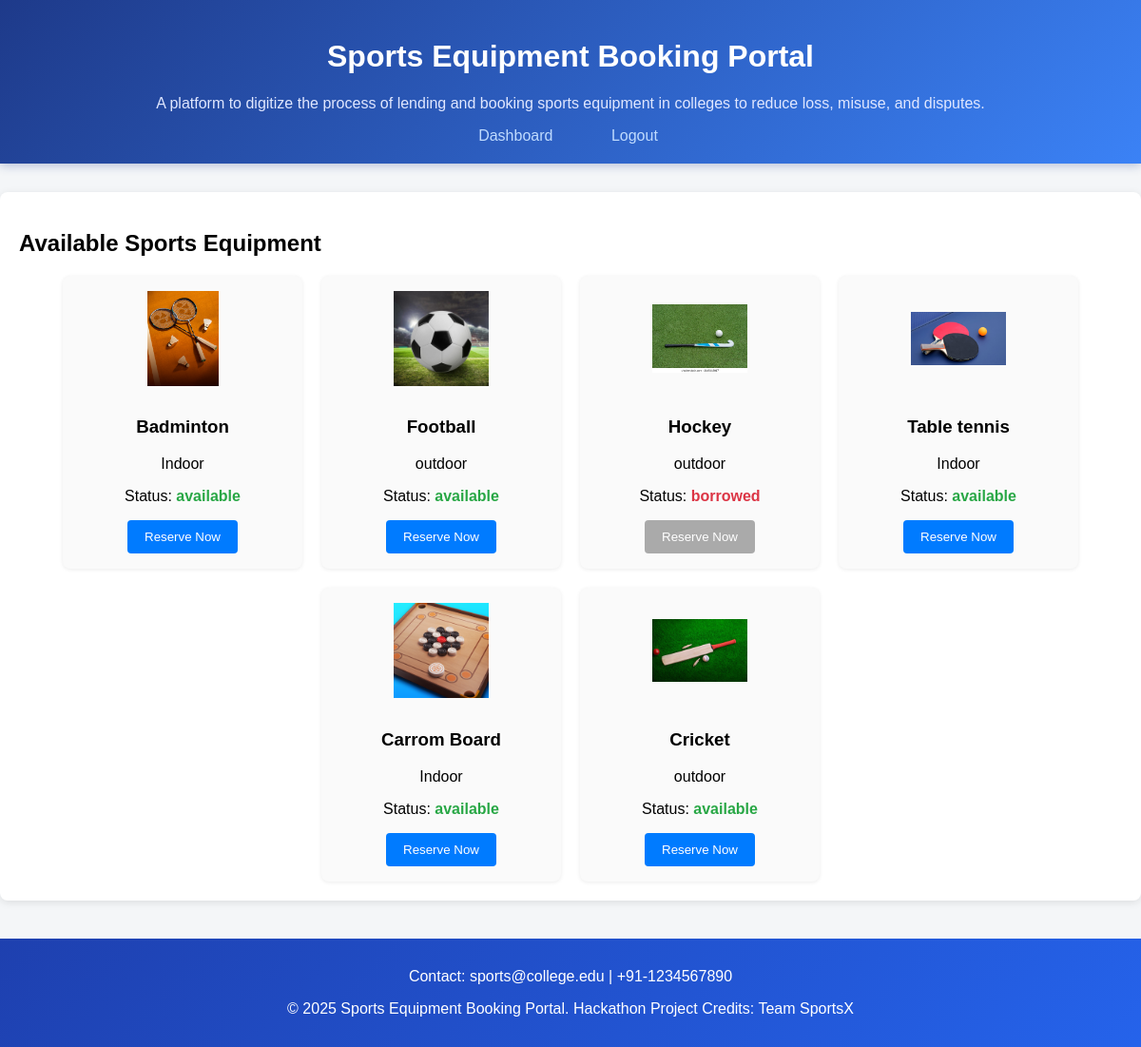
The app's page /student/search.php with its own data.
### tables this page shows
CREATE TABLE `equipment` (
  `id` int(11) NOT NULL,
  `name` varchar(100) NOT NULL,
  `sport_type` varchar(50) NOT NULL,
  `availability_status` enum('available','reserved','borrowed') NOT NULL DEFAULT 'available',
  `image_url` varchar(255) DEFAULT NULL
);

### student/search.php (the view, shortened to what this page needs)
<?php
require_once '../includes/db.php';
$equipments = $conn->query('SELECT * FROM equipment');
?>
<!DOCTYPE html>
<html>
<head>
    <link rel="stylesheet" href="../assets/css/style.css">
</head>
<body>
<header>
  <h1>Sports Equipment Booking Portal</h1>
  <p>A platform to digitize the process of lending and booking sports equipment in colleges to reduce loss, misuse, and disputes.</p>
  <nav>
    <a href="dashboard.php">Dashboard</a>
    <a href="/project/logout.php">Logout</a>
  </nav>
</header>
<div class="container">
    <h2>Available Sports Equipment</h2>
    <div class="grid">
        <?php while ($row = $equipments->fetch_assoc()): ?>
            <div class="card">
                <img src="../admin/images/<?= $row['image_url'] ?>" alt="<?= $row['name'] ?>" width="100">
                <h3><?= $row['name'] ?></h3>
                <p><?= $row['sport_type'] ?></p>
                <p>Status: <span id="status-<?= $row['id'] ?>" class="status-<?= $row['availability_status'] ?>"><?= $row['availability_status'] ?></span></p>
                <button class="btn reserve-btn" data-id="<?= $row['id'] ?>" data-name="<?= htmlspecialchars($row['name'], ENT_QUOTES) ?>" data-status="<?= $row['availability_status'] ?>" <?= $row['availability_status'] !== 'available' ? 'disabled' : '' ?>>Reserve Now</button>
            </div>
        <?php endwhile; ?>
    </div>
</div>
<?php include '../includes/footer.php'; ?>
</body>
</html>

### includes/footer.php
<footer>
  <p>Contact: sports@college.edu | +91-1234567890</p>
  <p>&copy; 2025 Sports Equipment Booking Portal. Hackathon Project Credits: Team SportsX</p>
</footer>

### assets/css/style.css (style rules this page uses)
body { font-family: Arial, sans-serif; margin: 0; padding: 0; background: #f4f6f8; }
header, footer { background: #222; color: #fff; padding: 20px; text-align: center; }
nav a { color: #fff; margin: 0 10px; text-decoration: none; }
.container { max-width: 1200px; margin: 30px auto; padding: 20px; background: #fff; border-radius: 8px; box-shadow: 0 2px 8px rgba(0,0,0,0.1); }
.grid { display: flex; flex-wrap: wrap; gap: 20px; justify-content: center; }
.card { background: #fafafa; border-radius: 8px; box-shadow: 0 1px 4px rgba(0,0,0,0.08); padding: 16px; width: 220px; text-align: center; transition: box-shadow 0.2s; }
.card img { width: 100px; height: 100px; object-fit: contain; margin-bottom: 10px; }
.btn { background: #007bff; color: #fff; border: none; padding: 10px 18px; border-radius: 4px; cursor: pointer; transition: background 0.2s; }

### student/search.php (style rules this page uses)
header { background: linear-gradient(135deg, #1e3a8a, #3b82f6) !important; color: white !important; padding: 20px; box-shadow: 0 2px 10px rgba(30, 58, 138, 0.3); }
header h1 { color: white !important; }
header p { color: #e0e7ff !important; }
header nav a { color: #bfdbfe !important; text-decoration: none; margin-right: 15px; padding: 8px 16px; border-radius: 4px; transition: background-color 0.3s; }
footer { background: linear-gradient(135deg, #1e40af, #2563eb) !important; color: white !important; padding: 15px; text-align: center; margin-top: 40px; }
.grid { display: flex; flex-wrap: wrap; gap: 20px; justify-content: center; }
.card { background: #fafafa; border-radius: 8px; box-shadow: 0 1px 4px rgba(0,0,0,0.08); padding: 16px; width: 220px; text-align: center; }
.btn { background: #007bff; color: #fff; border: none; padding: 10px 18px; border-radius: 4px; cursor: pointer; }
.btn:disabled { background: #aaa; cursor: not-allowed; }
.status-available { color: #28a745; font-weight: bold; }
.status-borrowed { color: #dc3545; font-weight: bold; }

### records on screen
equipment: image_url (picture), name "Badminton", sport_type "Indoor", availability_status "available"
equipment: image_url (picture), name "Football", sport_type "outdoor", availability_status "available"
equipment: image_url (picture), name "Hockey", sport_type "outdoor", availability_status "borrowed"
equipment: image_url (picture), name "Table tennis", sport_type "Indoor", availability_status "available"
equipment: image_url (picture), name "Carrom Board", sport_type "Indoor", availability_status "available"
equipment: image_url (picture), name "Cricket", sport_type "outdoor", availability_status "available"
